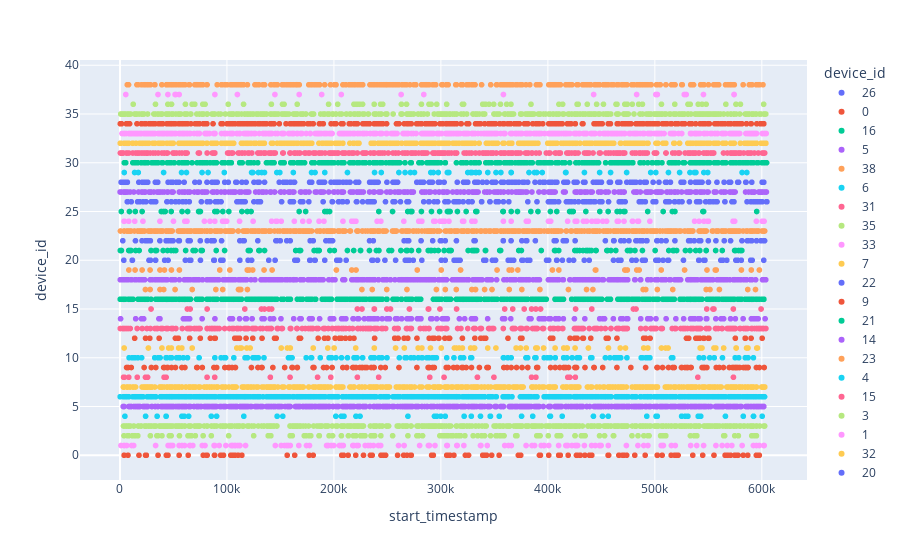

The cell this chart's notebook holds for it:
### Code cell
# random select
alarms_sample = alarms.sample(n=10000, random_state=1)

# view of device_id
px.scatter(alarms_sample, y='device_id', x='start_timestamp', color='device_id')

### Figure 1 — Plotly figure (JSON) as saved in the notebook; plotly's stock layout.template omitted (floating-point values rounded to 4 significant figures; data arrays with more than 128 entries replaced by an {"elided": "..."} marker saying what was removed)
{"data": [{"hovertemplate": "device_id=%{y}<br>start_timestamp=%{x}<extra></extra>", "legendgroup": "26", "marker": {"color": "#636efa", "symbol": "circle"}, "mode": "markers", "name": "26", "showlegend": true, "type": "scattergl", "x": {"elided": "169 int values"}, "xaxis": "x", "y": {"elided": "169 int values"}, "yaxis": "y"}, {"hovertemplate": "device_id=%{y}<br>start_timestamp=%{x}<extra></extra>", "legendgroup": "0", "marker": {"color": "#EF553B", "symbol": "circle"}, "mode": "markers", "name": "0", "showlegend": true, "type": "scattergl", "x": [80912, 434567, 521721, 81485, 55305, 105460, 291322, 535472, 268237, 427240, 3866, 246350, 456793, 374459, 597131, 88513, 248313, 441064, 156314, 325835, 43354, 209064, 113947, 502332, 374607, 77842, 372406, 418973, 44897, 103572, 265211, 35570, 213308, 342701, 555299, 438829, 322887, 339110, 24687, 456712, 88326, 96746, 305436, 354414, 339195, 207255, 518511, 544718, 594864, 568007, 176909, 271771, 574627, 430206, 400794, 466351, 502239, 426717, 466638, 17789, 392123, 506825, 272347, 43728, 220372, 227656, 577259, 94104, 292928, 456281, 107598, 570714, 411619, 110537, 23900, 393026, 306059, 410090, 519992, 180605, 515239, 312151, 235782, 427382, 577727, 469871, 340817, 259513, 430193, 234118, 597665, 586879, 470883, 565649, 163322, 490930, 347447, 7487, 63784, 582605, 481238, 244005, 574854, 308437, 473646], "xaxis": "x", "y": [0, 0, 0, 0, 0, 0, 0, 0, 0, 0, 0, 0, 0, 0, 0, 0, 0, 0, 0, 0, 0, 0, 0, 0, 0, 0, 0, 0, 0, 0, 0, 0, 0, 0, 0, 0, 0, 0, 0, 0, 0, 0, 0, 0, 0, 0, 0, 0, 0, 0, 0, 0, 0, 0, 0, 0, 0, 0, 0, 0, 0, 0, 0, 0, 0, 0, 0, 0, 0, 0, 0, 0, 0, 0, 0, 0, 0, 0, 0, 0, 0, 0, 0, 0, 0, 0, 0, 0, 0, 0, 0, 0, 0, 0, 0, 0, 0, 0, 0, 0, 0, 0, 0, 0, 0], "yaxis": "y"}, {"hovertemplate": "device_id=%{y}<br>start_timestamp=%{x}<extra></extra>", "legendgroup": "16", "marker": {"color": "#00cc96", "symbol": "circle"}, "mode": "markers", "name": "16", "showlegend": true, "type": "scattergl", "x": {"elided": "533 int values"}, "xaxis": "x", "y": {"elided": "533 int values"}, "yaxis": "y"}, {"hovertemplate": "device_id=%{y}<br>start_timestamp=%{x}<extra></extra>", "legendgroup": "5", "marker": {"color": "#ab63fa", "symbol": "circle"}, "mode": "markers", "name": "5", "showlegend": true, "type": "scattergl", "x": {"elided": "661 int values"}, "xaxis": "x", "y": {"elided": "661 int values"}, "yaxis": "y"}, {"hovertemplate": "device_id=%{y}<br>start_timestamp=%{x}<extra></extra>", "legendgroup": "38", "marker": {"color": "#FFA15A", "symbol": "circle"}, "mode": "markers", "name": "38", "showlegend": true, "type": "scattergl", "x": {"elided": "367 int values"}, "xaxis": "x", "y": {"elided": "367 int values"}, "yaxis": "y"}, {"hovertemplate": "device_id=%{y}<br>start_timestamp=%{x}<extra></extra>", "legendgroup": "6", "marker": {"color": "#19d3f3", "symbol": "circle"}, "mode": "markers", "name": "6", "showlegend": true, "type": "scattergl", "x": {"elided": "803 int values"}, "xaxis": "x", "y": {"elided": "803 int values"}, "yaxis": "y"}, {"hovertemplate": "device_id=%{y}<br>start_timestamp=%{x}<extra></extra>", "legendgroup": "31", "marker": {"color": "#FF6692", "symbol": "circle"}, "mode": "markers", "name": "31", "showlegend": true, "type": "scattergl", "x": {"elided": "392 int values"}, "xaxis": "x", "y": {"elided": "392 int values"}, "yaxis": "y"}, {"hovertemplate": "device_id=%{y}<br>start_timestamp=%{x}<extra></extra>", "legendgroup": "35", "marker": {"color": "#B6E880", "symbol": "circle"}, "mode": "markers", "name": "35", "showlegend": true, "type": "scattergl", "x": {"elided": "490 int values"}, "xaxis": "x", "y": {"elided": "490 int values"}, "yaxis": "y"}, {"hovertemplate": "device_id=%{y}<br>start_timestamp=%{x}<extra></extra>", "legendgroup": "33", "marker": {"color": "#FF97FF", "symbol": "circle"}, "mode": "markers", "name": "33", "showlegend": true, "type": "scattergl", "x": {"elided": "609 int values"}, "xaxis": "x", "y": {"elided": "609 int values"}, "yaxis": "y"}, {"hovertemplate": "device_id=%{y}<br>start_timestamp=%{x}<extra></extra>", "legendgroup": "7", "marker": {"color": "#FECB52", "symbol": "circle"}, "mode": "markers", "name": "7", "showlegend": true, "type": "scattergl", "x": {"elided": "539 int values"}, "xaxis": "x", "y": {"elided": "539 int values"}, "yaxis": "y"}, {"hovertemplate": "device_id=%{y}<br>start_timestamp=%{x}<extra></extra>", "legendgroup": "22", "marker": {"color": "#636efa", "symbol": "circle"}, "mode": "markers", "name": "22", "showlegend": true, "type": "scattergl", "x": [471256, 65604, 269890, 48880, 330960, 300370, 594959, 196833, 542897, 23902, 43194, 581398, 488381, 128850, 414355, 502322, 268612, 314525, 379551, 541334, 180667, 43154, 47900, 155907, 589897, 149817, 115046, 461842, 37298, 453744, 198764, 536746, 417299, 483435, 536780, 570773, 112066, 299488, 482281, 486416, 518780, 146680, 501793, 461559, 304067, 388323, 265609, 586367, 587062, 602592, 380288, 20621, 25830, 502220, 49667, 599123, 14488, 425470, 292313, 590616, 54965, 24766, 94954, 159151, 2609, 492026, 145742, 43217, 55051, 488437, 55527, 177773, 233284, 28428, 75071, 43584, 468150, 595099, 492619, 365578, 87877, 331995, 192507, 87978, 358322, 358282, 281465, 414529, 564866, 45331, 510490, 416794, 85371, 195436, 65151, 533321, 81490, 531580, 63770, 116122, 601715, 557100, 54939, 236807, 541734, 461535, 506137, 475793, 85466, 405907, 549983, 407679, 375667], "xaxis": "x", "y": [22, 22, 22, 22, 22, 22, 22, 22, 22, 22, 22, 22, 22, 22, 22, 22, 22, 22, 22, 22, 22, 22, 22, 22, 22, 22, 22, 22, 22, 22, 22, 22, 22, 22, 22, 22, 22, 22, 22, 22, 22, 22, 22, 22, 22, 22, 22, 22, 22, 22, 22, 22, 22, 22, 22, 22, 22, 22, 22, 22, 22, 22, 22, 22, 22, 22, 22, 22, 22, 22, 22, 22, 22, 22, 22, 22, 22, 22, 22, 22, 22, 22, 22, 22, 22, 22, 22, 22, 22, 22, 22, 22, 22, 22, 22, 22, 22, 22, 22, 22, 22, 22, 22, 22, 22, 22, 22, 22, 22, 22, 22, 22, 22], "yaxis": "y"}, {"hovertemplate": "device_id=%{y}<br>start_timestamp=%{x}<extra></extra>", "legendgroup": "9", "marker": {"color": "#EF553B", "symbol": "circle"}, "mode": "markers", "name": "9", "showlegend": true, "type": "scattergl", "x": {"elided": "141 int values"}, "xaxis": "x", "y": {"elided": "141 int values"}, "yaxis": "y"}, {"hovertemplate": "device_id=%{y}<br>start_timestamp=%{x}<extra></extra>", "legendgroup": "21", "marker": {"color": "#00cc96", "symbol": "circle"}, "mode": "markers", "name": "21", "showlegend": true, "type": "scattergl", "x": [10332, 196252, 76925, 130541, 436853, 44326, 477519, 517880, 224941, 17943, 574543, 29016, 218488, 440770, 253855, 279244, 578197, 50195, 406216, 121634, 481428, 297607, 267779, 354962, 580112, 520351, 212629, 513008, 410155, 52196, 181462, 294089, 164229, 119976, 458954, 330592, 168818, 455122, 329089, 8182, 167633, 33114, 97801, 239747, 547900, 47795, 290207, 135137, 61366, 542011, 251473, 575569, 308900, 272463, 186138, 538197, 267674, 331912, 40329, 325447, 393826, 291279, 233236, 425201, 242075, 14627, 333565, 224856, 407276, 372743, 427261, 437130, 307370, 186234, 331040, 1361, 184397, 355874, 268707, 375255, 500260, 548107, 288130, 302976, 474420, 528602, 435530, 463499, 341597, 200420, 89980, 262579, 341768, 581343, 129808, 429693, 75796, 9439, 455851, 488399, 444806, 563024, 33109, 556821, 532883, 432820, 439000, 183950, 445109, 309567, 516894, 476434, 333, 34212, 70410, 68320], "xaxis": "x", "y": [21, 21, 21, 21, 21, 21, 21, 21, 21, 21, 21, 21, 21, 21, 21, 21, 21, 21, 21, 21, 21, 21, 21, 21, 21, 21, 21, 21, 21, 21, 21, 21, 21, 21, 21, 21, 21, 21, 21, 21, 21, 21, 21, 21, 21, 21, 21, 21, 21, 21, 21, 21, 21, 21, 21, 21, 21, 21, 21, 21, 21, 21, 21, 21, 21, 21, 21, 21, 21, 21, 21, 21, 21, 21, 21, 21, 21, 21, 21, 21, 21, 21, 21, 21, 21, 21, 21, 21, 21, 21, 21, 21, 21, 21, 21, 21, 21, 21, 21, 21, 21, 21, 21, 21, 21, 21, 21, 21, 21, 21, 21, 21, 21, 21, 21, 21], "yaxis": "y"}, {"hovertemplate": "device_id=%{y}<br>start_timestamp=%{x}<extra></extra>", "legendgroup": "14", "marker": {"color": "#ab63fa", "symbol": "circle"}, "mode": "markers", "name": "14", "showlegend": true, "type": "scattergl", "x": {"elided": "151 int values"}, "xaxis": "x", "y": {"elided": "151 int values"}, "yaxis": "y"}, {"hovertemplate": "device_id=%{y}<br>start_timestamp=%{x}<extra></extra>", "legendgroup": "23", "marker": {"color": "#FFA15A", "symbol": "circle"}, "mode": "markers", "name": "23", "showlegend": true, "type": "scattergl", "x": {"elided": "617 int values"}, "xaxis": "x", "y": {"elided": "617 int values"}, "yaxis": "y"}, {"hovertemplate": "device_id=%{y}<br>start_timestamp=%{x}<extra></extra>", "legendgroup": "4", "marker": {"color": "#19d3f3", "symbol": "circle"}, "mode": "markers", "name": "4", "showlegend": true, "type": "scattergl", "x": [592180, 540522, 34729, 456427, 401904, 206923, 43168, 201752, 542897, 502280, 451077, 528270, 60039, 299867, 337008, 220657, 269193, 4605, 582652, 64188, 208368, 385836, 90356, 402018, 565983, 304080, 501095, 346325, 23938, 152178, 57875, 85392, 43087, 592249, 354538, 525029, 402436, 224398, 146896, 296222, 530913, 220598, 600325, 209418, 293998, 413404, 321715, 346071, 328429, 442604, 375403, 115765, 492454], "xaxis": "x", "y": [4, 4, 4, 4, 4, 4, 4, 4, 4, 4, 4, 4, 4, 4, 4, 4, 4, 4, 4, 4, 4, 4, 4, 4, 4, 4, 4, 4, 4, 4, 4, 4, 4, 4, 4, 4, 4, 4, 4, 4, 4, 4, 4, 4, 4, 4, 4, 4, 4, 4, 4, 4, 4], "yaxis": "y"}, {"hovertemplate": "device_id=%{y}<br>start_timestamp=%{x}<extra></extra>", "legendgroup": "15", "marker": {"color": "#FF6692", "symbol": "circle"}, "mode": "markers", "name": "15", "showlegend": true, "type": "scattergl", "x": [299112, 81461, 252872, 555267, 425880, 141753, 359589, 482391, 65593, 288627, 377864, 314635, 548511, 249508, 270586, 554342, 479973, 441087, 226234, 388779, 135053, 288237, 573405, 132281, 393160, 116689, 62964, 599293, 367128, 139224, 237841, 29034, 221929, 384739, 237665], "xaxis": "x", "y": [15, 15, 15, 15, 15, 15, 15, 15, 15, 15, 15, 15, 15, 15, 15, 15, 15, 15, 15, 15, 15, 15, 15, 15, 15, 15, 15, 15, 15, 15, 15, 15, 15, 15, 15], "yaxis": "y"}, {"hovertemplate": "device_id=%{y}<br>start_timestamp=%{x}<extra></extra>", "legendgroup": "3", "marker": {"color": "#B6E880", "symbol": "circle"}, "mode": "markers", "name": "3", "showlegend": true, "type": "scattergl", "x": {"elided": "577 int values"}, "xaxis": "x", "y": {"elided": "577 int values"}, "yaxis": "y"}, {"hovertemplate": "device_id=%{y}<br>start_timestamp=%{x}<extra></extra>", "legendgroup": "1", "marker": {"color": "#FF97FF", "symbol": "circle"}, "mode": "markers", "name": "1", "showlegend": true, "type": "scattergl", "x": [105165, 105376, 159234, 539129, 379602, 449771, 57917, 337018, 221344, 337414, 365877, 236996, 193131, 110090, 107762, 98990, 410030, 88083, 489610, 65117, 288335, 55269, 507544, 12792, 519139, 174350, 112155, 306058, 194650, 79494, 426725, 493527, 197525, 241530, 363184, 107597, 934, 199829, 505916, 150715, 46696, 321467, 222725, 507993, 155881, 387581, 484191, 76934, 88601, 49264, 87994, 265595, 231978, 218161, 444272, 393710, 167199, 289305, 111801, 305546, 33287, 280074, 68105, 343319, 562903, 44989, 177173, 396283, 294486, 194506, 107771, 422479, 602181, 243714, 515482, 10850, 557102, 567749, 218559, 425464, 448385, 440833, 92778, 592128, 581570, 416783, 572009, 545522, 157293, 359619, 400792, 314851, 206983, 104063, 153817, 594965, 217615, 6275, 47617, 418677, 434160, 260381, 65723, 533463, 418070, 597636, 601817, 427806, 396561, 456434, 315215, 208778, 448229, 60392, 385153, 288868, 473423, 448349, 3970, 205161, 234089, 117378, 145232, 229182, 3930], "xaxis": "x", "y": [1, 1, 1, 1, 1, 1, 1, 1, 1, 1, 1, 1, 1, 1, 1, 1, 1, 1, 1, 1, 1, 1, 1, 1, 1, 1, 1, 1, 1, 1, 1, 1, 1, 1, 1, 1, 1, 1, 1, 1, 1, 1, 1, 1, 1, 1, 1, 1, 1, 1, 1, 1, 1, 1, 1, 1, 1, 1, 1, 1, 1, 1, 1, 1, 1, 1, 1, 1, 1, 1, 1, 1, 1, 1, 1, 1, 1, 1, 1, 1, 1, 1, 1, 1, 1, 1, 1, 1, 1, 1, 1, 1, 1, 1, 1, 1, 1, 1, 1, 1, 1, 1, 1, 1, 1, 1, 1, 1, 1, 1, 1, 1, 1, 1, 1, 1, 1, 1, 1, 1, 1, 1, 1, 1, 1], "yaxis": "y"}, {"hovertemplate": "device_id=%{y}<br>start_timestamp=%{x}<extra></extra>", "legendgroup": "32", "marker": {"color": "#FECB52", "symbol": "circle"}, "mode": "markers", "name": "32", "showlegend": true, "type": "scattergl", "x": {"elided": "436 int values"}, "xaxis": "x", "y": {"elided": "436 int values"}, "yaxis": "y"}, {"hovertemplate": "device_id=%{y}<br>start_timestamp=%{x}<extra></extra>", "legendgroup": "20", "marker": {"color": "#636efa", "symbol": "circle"}, "mode": "markers", "name": "20", "showlegend": true, "type": "scattergl", "x": [3601, 268365, 317898, 563598, 376848, 202590, 545720, 123054, 341934, 491027, 165915, 205576, 580836, 182030, 211446, 408443, 590993, 112086, 540979, 139085, 191421, 468334, 575720, 269100, 375695, 182465, 567262, 164430, 61115, 163417, 65076, 526761, 11637, 300406, 589593, 177376, 577386, 490003, 350720, 314613, 203214, 75234, 88137, 482430, 257645, 94210, 177890, 28508, 438638, 304047, 119761, 351061, 512846, 546762, 274168, 503299, 507671, 247674, 316514, 383113, 44945, 66252, 235472, 27138, 236195, 33267, 413585, 380656, 236455, 461355, 400798, 312338, 419846, 270557, 88154, 503527, 561653, 424009, 88095, 340036, 465784, 398749, 33289, 478590, 96278, 500910, 41726, 546778, 488348, 434016, 266680, 365507, 408166, 541415, 87673, 11418, 362889, 601803, 368031, 512121, 240768, 282179, 144997, 348107], "xaxis": "x", "y": [20, 20, 20, 20, 20, 20, 20, 20, 20, 20, 20, 20, 20, 20, 20, 20, 20, 20, 20, 20, 20, 20, 20, 20, 20, 20, 20, 20, 20, 20, 20, 20, 20, 20, 20, 20, 20, 20, 20, 20, 20, 20, 20, 20, 20, 20, 20, 20, 20, 20, 20, 20, 20, 20, 20, 20, 20, 20, 20, 20, 20, 20, 20, 20, 20, 20, 20, 20, 20, 20, 20, 20, 20, 20, 20, 20, 20, 20, 20, 20, 20, 20, 20, 20, 20, 20, 20, 20, 20, 20, 20, 20, 20, 20, 20, 20, 20, 20, 20, 20, 20, 20, 20, 20], "yaxis": "y"}, {"hovertemplate": "device_id=%{y}<br>start_timestamp=%{x}<extra></extra>", "legendgroup": "34", "marker": {"color": "#EF553B", "symbol": "circle"}, "mode": "markers", "name": "34", "showlegend": true, "type": "scattergl", "x": {"elided": "373 int values"}, "xaxis": "x", "y": {"elided": "373 int values"}, "yaxis": "y"}, {"hovertemplate": "device_id=%{y}<br>start_timestamp=%{x}<extra></extra>", "legendgroup": "30", "marker": {"color": "#00cc96", "symbol": "circle"}, "mode": "markers", "name": "30", "showlegend": true, "type": "scattergl", "x": {"elided": "340 int values"}, "xaxis": "x", "y": {"elided": "340 int values"}, "yaxis": "y"}, {"hovertemplate": "device_id=%{y}<br>start_timestamp=%{x}<extra></extra>", "legendgroup": "18", "marker": {"color": "#ab63fa", "symbol": "circle"}, "mode": "markers", "name": "18", "showlegend": true, "type": "scattergl", "x": {"elided": "465 int values"}, "xaxis": "x", "y": {"elided": "465 int values"}, "yaxis": "y"}, {"hovertemplate": "device_id=%{y}<br>start_timestamp=%{x}<extra></extra>", "legendgroup": "17", "marker": {"color": "#FFA15A", "symbol": "circle"}, "mode": "markers", "name": "17", "showlegend": true, "type": "scattergl", "x": [489043, 516745, 419251, 340857, 112963, 23809, 594074, 392576, 332356, 28195, 502353, 295800, 332302, 235787, 363883, 51503, 491492, 119146, 547991, 67547, 96018, 436146, 347779, 226178, 551535, 249389, 40918, 560355, 314391, 111566, 111774, 268291, 442093, 89633, 304145, 375691, 37410, 328950, 110802, 586830], "xaxis": "x", "y": [17, 17, 17, 17, 17, 17, 17, 17, 17, 17, 17, 17, 17, 17, 17, 17, 17, 17, 17, 17, 17, 17, 17, 17, 17, 17, 17, 17, 17, 17, 17, 17, 17, 17, 17, 17, 17, 17, 17, 17], "yaxis": "y"}, {"hovertemplate": "device_id=%{y}<br>start_timestamp=%{x}<extra></extra>", "legendgroup": "10", "marker": {"color": "#19d3f3", "symbol": "circle"}, "mode": "markers", "name": "10", "showlegend": true, "type": "scattergl", "x": [220648, 388871, 226831, 8528, 54808, 55097, 592126, 48349, 179107, 261192, 458013, 88716, 43064, 134623, 201837, 440702, 406910, 35598, 46904, 453746, 305427, 266508, 473919, 286787, 379520, 20245, 516767, 515579, 119136, 396530, 37495, 318362, 328695, 271865, 63124, 98701, 267841, 157532, 295802, 321212, 129206, 16582, 429498, 16771, 212618, 221636, 187254, 493460, 487239, 237873, 578417, 282652, 126649, 468112, 465836, 365669, 249614, 244847, 106438, 116907, 491555, 292123, 11492, 422694, 118928, 555528, 35928, 274785, 197326, 124322, 441143, 462137, 94503, 414732, 218844, 242083, 488373, 417739, 387874, 97502, 358745, 584535, 575112, 312229, 282165, 218792, 55630, 195497, 237625, 234670, 178775, 55071, 73954, 563207, 178747, 541434, 587142, 174052, 362495, 207089, 198008, 55471, 381090, 402418, 236906, 399658, 463844, 160836, 327852, 551290, 125664, 358414, 32466, 129217, 427354, 59194, 545594, 289048, 278844, 52963, 13809, 226805, 440029, 43817, 293279, 495381, 159646], "xaxis": "x", "y": [10, 10, 10, 10, 10, 10, 10, 10, 10, 10, 10, 10, 10, 10, 10, 10, 10, 10, 10, 10, 10, 10, 10, 10, 10, 10, 10, 10, 10, 10, 10, 10, 10, 10, 10, 10, 10, 10, 10, 10, 10, 10, 10, 10, 10, 10, 10, 10, 10, 10, 10, 10, 10, 10, 10, 10, 10, 10, 10, 10, 10, 10, 10, 10, 10, 10, 10, 10, 10, 10, 10, 10, 10, 10, 10, 10, 10, 10, 10, 10, 10, 10, 10, 10, 10, 10, 10, 10, 10, 10, 10, 10, 10, 10, 10, 10, 10, 10, 10, 10, 10, 10, 10, 10, 10, 10, 10, 10, 10, 10, 10, 10, 10, 10, 10, 10, 10, 10, 10, 10, 10, 10, 10, 10, 10, 10, 10], "yaxis": "y"}, {"hovertemplate": "device_id=%{y}<br>start_timestamp=%{x}<extra></extra>", "legendgroup": "13", "marker": {"color": "#FF6692", "symbol": "circle"}, "mode": "markers", "name": "13", "showlegend": true, "type": "scattergl", "x": {"elided": "304 int values"}, "xaxis": "x", "y": {"elided": "304 int values"}, "yaxis": "y"}, {"hovertemplate": "device_id=%{y}<br>start_timestamp=%{x}<extra></extra>", "legendgroup": "2", "marker": {"color": "#B6E880", "symbol": "circle"}, "mode": "markers", "name": "2", "showlegend": true, "type": "scattergl", "x": [124977, 565278, 300608, 533210, 340857, 85388, 594977, 177044, 311371, 226883, 411943, 311108, 425347, 55614, 452987, 306673, 218158, 434792, 141047, 77738, 371107, 220584, 433660, 505405, 302964, 28410, 593147, 34499, 238127, 390702, 282845, 16703, 359009, 409758, 226828, 46485, 322423, 431287, 318469, 539283, 236999, 101599, 65834, 317135, 213526, 392690, 47814, 254866, 186342, 408631, 309479, 448291, 509861, 493532, 578076, 35454, 8176, 330137, 358442, 39250, 369898, 505644, 390749, 224864, 507567, 11610, 186064, 351462, 269194, 425422, 352495, 178384, 478596, 14042, 206959, 317690, 355736, 177359, 536715, 461208, 299021, 489715, 7107, 510048, 229047, 346426, 161076, 434677, 195450, 66780, 279342, 334428, 63602, 198761, 410879, 70447, 400388, 337998, 64779, 46117, 172245, 590571, 494581, 461508, 564318, 314493, 305316, 237703, 243886, 277568, 174112, 234653, 538522, 574673, 13803, 311012, 237359, 3764, 389627, 355350, 510284, 11844, 138554, 159097, 484236], "xaxis": "x", "y": [2, 2, 2, 2, 2, 2, 2, 2, 2, 2, 2, 2, 2, 2, 2, 2, 2, 2, 2, 2, 2, 2, 2, 2, 2, 2, 2, 2, 2, 2, 2, 2, 2, 2, 2, 2, 2, 2, 2, 2, 2, 2, 2, 2, 2, 2, 2, 2, 2, 2, 2, 2, 2, 2, 2, 2, 2, 2, 2, 2, 2, 2, 2, 2, 2, 2, 2, 2, 2, 2, 2, 2, 2, 2, 2, 2, 2, 2, 2, 2, 2, 2, 2, 2, 2, 2, 2, 2, 2, 2, 2, 2, 2, 2, 2, 2, 2, 2, 2, 2, 2, 2, 2, 2, 2, 2, 2, 2, 2, 2, 2, 2, 2, 2, 2, 2, 2, 2, 2, 2, 2, 2, 2, 2, 2], "yaxis": "y"}, {"hovertemplate": "device_id=%{y}<br>start_timestamp=%{x}<extra></extra>", "legendgroup": "24", "marker": {"color": "#FF97FF", "symbol": "circle"}, "mode": "markers", "name": "24", "showlegend": true, "type": "scattergl", "x": [84135, 243889, 265370, 537139, 464821, 594902, 573123, 146696, 124455, 436236, 282206, 331856, 299285, 381089, 50036, 145762, 176756, 466003, 321329, 98521, 574085, 454890, 328932, 444680, 8183, 483955, 218776, 190682, 541378, 21485, 400581, 418464, 320264, 95928, 62638, 549314, 37349, 425470, 446652, 281952, 574628, 240350, 549976, 433231, 162990, 3966, 402634, 111758, 379877, 550047, 78925, 321249, 381720, 141775, 88673, 545979, 96172, 479028, 60569, 451285, 427111, 303587, 13811, 208486, 426730, 441132, 471177, 479336, 307546, 216615, 600391, 150746, 99759, 170920, 294618, 573369, 293258, 495339, 400788, 220587, 365685, 218456, 602123, 279302, 3826, 301482, 358428, 186080, 484715], "xaxis": "x", "y": [24, 24, 24, 24, 24, 24, 24, 24, 24, 24, 24, 24, 24, 24, 24, 24, 24, 24, 24, 24, 24, 24, 24, 24, 24, 24, 24, 24, 24, 24, 24, 24, 24, 24, 24, 24, 24, 24, 24, 24, 24, 24, 24, 24, 24, 24, 24, 24, 24, 24, 24, 24, 24, 24, 24, 24, 24, 24, 24, 24, 24, 24, 24, 24, 24, 24, 24, 24, 24, 24, 24, 24, 24, 24, 24, 24, 24, 24, 24, 24, 24, 24, 24, 24, 24, 24, 24, 24, 24], "yaxis": "y"}, {"hovertemplate": "device_id=%{y}<br>start_timestamp=%{x}<extra></extra>", "legendgroup": "11", "marker": {"color": "#FECB52", "symbol": "circle"}, "mode": "markers", "name": "11", "showlegend": true, "type": "scattergl", "x": [512390, 595259, 57867, 54864, 290283, 417677, 555283, 150723, 425406, 194270, 390019, 200182, 542327, 585733, 493478, 331469, 437893, 257631, 418080, 506191, 112057, 39214, 395971, 472565, 557003, 343785, 300298, 314486, 282245, 414812, 26570, 587065, 510172, 156472, 351449, 576091, 312680, 45511, 159222, 113517, 406758, 327785, 320105, 379754, 489587, 237741, 67495, 220371, 374376, 389318, 180653, 109212, 118555, 544085, 278699, 317049, 158973, 330881, 265844, 595889, 456631, 3865, 467634, 564321, 121654, 388740, 48050, 370300, 575917], "xaxis": "x", "y": [11, 11, 11, 11, 11, 11, 11, 11, 11, 11, 11, 11, 11, 11, 11, 11, 11, 11, 11, 11, 11, 11, 11, 11, 11, 11, 11, 11, 11, 11, 11, 11, 11, 11, 11, 11, 11, 11, 11, 11, 11, 11, 11, 11, 11, 11, 11, 11, 11, 11, 11, 11, 11, 11, 11, 11, 11, 11, 11, 11, 11, 11, 11, 11, 11, 11, 11, 11, 11], "yaxis": "y"}, {"hovertemplate": "device_id=%{y}<br>start_timestamp=%{x}<extra></extra>", "legendgroup": "28", "marker": {"color": "#636efa", "symbol": "circle"}, "mode": "markers", "name": "28", "showlegend": true, "type": "scattergl", "x": {"elided": "192 int values"}, "xaxis": "x", "y": {"elided": "192 int values"}, "yaxis": "y"}, {"hovertemplate": "device_id=%{y}<br>start_timestamp=%{x}<extra></extra>", "legendgroup": "12", "marker": {"color": "#EF553B", "symbol": "circle"}, "mode": "markers", "name": "12", "showlegend": true, "type": "scattergl", "x": [65138, 331760, 456350, 545932, 289025, 54572, 205115, 600299, 88481, 307423, 584415, 75099, 404189, 575255, 265611, 185276, 425585, 107287, 206969, 531121, 440106, 218740, 432617, 531647, 256958, 36601, 542023, 168769, 337230, 464591, 27881, 293245, 194400, 374481, 529552, 545520, 375791, 84489, 109515, 546070, 549973, 425064, 117843, 111720, 297920, 495597, 433228, 489519, 167501, 124133, 210841, 256835, 88689, 89102, 538307, 340100, 146025, 320102, 550542, 404630, 260051, 303723, 201114, 144474, 88759, 491468, 238042, 269053, 426700, 191169, 427353, 292280, 539969, 132784, 298163, 584629, 277618, 214914, 362731, 420704, 341897, 308140, 454538, 23883, 589981, 51829, 13714, 402410, 293840, 293734], "xaxis": "x", "y": [12, 12, 12, 12, 12, 12, 12, 12, 12, 12, 12, 12, 12, 12, 12, 12, 12, 12, 12, 12, 12, 12, 12, 12, 12, 12, 12, 12, 12, 12, 12, 12, 12, 12, 12, 12, 12, 12, 12, 12, 12, 12, 12, 12, 12, 12, 12, 12, 12, 12, 12, 12, 12, 12, 12, 12, 12, 12, 12, 12, 12, 12, 12, 12, 12, 12, 12, 12, 12, 12, 12, 12, 12, 12, 12, 12, 12, 12, 12, 12, 12, 12, 12, 12, 12, 12, 12, 12, 12, 12], "yaxis": "y"}, {"hovertemplate": "device_id=%{y}<br>start_timestamp=%{x}<extra></extra>", "legendgroup": "25", "marker": {"color": "#00cc96", "symbol": "circle"}, "mode": "markers", "name": "25", "showlegend": true, "type": "scattergl", "x": [119006, 358002, 90765, 272878, 191470, 88684, 390750, 96125, 38651, 20684, 122547, 471999, 254782, 195923, 40639, 371605, 402407, 516363, 358361, 333597, 173532, 193566, 281808, 241967, 493310, 63227, 435515, 271485, 308608, 101761, 408331, 423709, 332615, 323581, 268995, 1283, 291214, 365705, 14361, 47901, 545573, 470941, 467410, 518766, 422084, 8841, 306104, 272863, 464715, 113992, 315452, 544912, 420293, 73505, 507753, 42306, 75185, 307340, 298787, 384103, 58002, 595196, 167506, 456327, 448542, 73688], "xaxis": "x", "y": [25, 25, 25, 25, 25, 25, 25, 25, 25, 25, 25, 25, 25, 25, 25, 25, 25, 25, 25, 25, 25, 25, 25, 25, 25, 25, 25, 25, 25, 25, 25, 25, 25, 25, 25, 25, 25, 25, 25, 25, 25, 25, 25, 25, 25, 25, 25, 25, 25, 25, 25, 25, 25, 25, 25, 25, 25, 25, 25, 25, 25, 25, 25, 25, 25, 25], "yaxis": "y"}, {"hovertemplate": "device_id=%{y}<br>start_timestamp=%{x}<extra></extra>", "legendgroup": "27", "marker": {"color": "#ab63fa", "symbol": "circle"}, "mode": "markers", "name": "27", "showlegend": true, "type": "scattergl", "x": {"elided": "351 int values"}, "xaxis": "x", "y": {"elided": "351 int values"}, "yaxis": "y"}, {"hovertemplate": "device_id=%{y}<br>start_timestamp=%{x}<extra></extra>", "legendgroup": "19", "marker": {"color": "#FFA15A", "symbol": "circle"}, "mode": "markers", "name": "19", "showlegend": true, "type": "scattergl", "x": [118976, 55550, 300312, 120774, 352460, 318390, 548743, 483102, 363784, 485342, 410269, 202305, 366195, 472608, 48111, 220653, 28132, 14116, 8323, 371941, 580906, 527771, 557369, 119201, 277902, 20669, 102691, 505970, 444845, 142193, 37392, 134677, 597723, 444438, 404257, 124095, 556478, 474286, 471944, 216693, 93271, 590143, 41564], "xaxis": "x", "y": [19, 19, 19, 19, 19, 19, 19, 19, 19, 19, 19, 19, 19, 19, 19, 19, 19, 19, 19, 19, 19, 19, 19, 19, 19, 19, 19, 19, 19, 19, 19, 19, 19, 19, 19, 19, 19, 19, 19, 19, 19, 19, 19], "yaxis": "y"}, {"hovertemplate": "device_id=%{y}<br>start_timestamp=%{x}<extra></extra>", "legendgroup": "29", "marker": {"color": "#19d3f3", "symbol": "circle"}, "mode": "markers", "name": "29", "showlegend": true, "type": "scattergl", "x": [382344, 549457, 416526, 182350, 3997, 545794, 123006, 538409, 124176, 332423, 523136, 496100, 290572, 306062, 146653, 356079, 473604, 297586, 585995, 135106, 76708, 149450, 82311, 332955, 389636, 328181, 179079, 434168, 271535, 212672, 132472, 57534, 581527, 162050, 327794, 244275, 500908, 292953, 512719, 351515, 13658, 266476, 17122, 394736, 458599, 365699, 329228, 387478, 191461, 129382, 365779, 40780, 532831, 62155, 275312, 260737, 237970, 97536, 343837, 536901, 325107, 365604, 416941, 335757, 307461, 448365], "xaxis": "x", "y": [29, 29, 29, 29, 29, 29, 29, 29, 29, 29, 29, 29, 29, 29, 29, 29, 29, 29, 29, 29, 29, 29, 29, 29, 29, 29, 29, 29, 29, 29, 29, 29, 29, 29, 29, 29, 29, 29, 29, 29, 29, 29, 29, 29, 29, 29, 29, 29, 29, 29, 29, 29, 29, 29, 29, 29, 29, 29, 29, 29, 29, 29, 29, 29, 29, 29], "yaxis": "y"}, {"hovertemplate": "device_id=%{y}<br>start_timestamp=%{x}<extra></extra>", "legendgroup": "8", "marker": {"color": "#FF6692", "symbol": "circle"}, "mode": "markers", "name": "8", "showlegend": true, "type": "scattergl", "x": [197062, 88569, 158980, 140556, 43136, 25816, 81396, 334113, 8211, 302916, 388825, 41226, 4041, 425665, 418610, 221917, 573468, 420376, 349580, 23865, 289595, 420393, 3379, 384738, 241811, 334126, 184714, 540177, 16158], "xaxis": "x", "y": [8, 8, 8, 8, 8, 8, 8, 8, 8, 8, 8, 8, 8, 8, 8, 8, 8, 8, 8, 8, 8, 8, 8, 8, 8, 8, 8, 8, 8], "yaxis": "y"}, {"hovertemplate": "device_id=%{y}<br>start_timestamp=%{x}<extra></extra>", "legendgroup": "36", "marker": {"color": "#B6E880", "symbol": "circle"}, "mode": "markers", "name": "36", "showlegend": true, "type": "scattergl", "x": [601726, 115513, 69959, 580001, 290903, 47953, 151944, 263071, 305370, 223903, 48188, 243622, 245598, 361497, 349367, 540550, 77418, 518639, 506185, 463700, 410332, 165676, 195016, 141541, 478907, 320121, 533063, 339084, 341639, 384212, 413806, 471922, 365514, 226768, 547959, 288877, 267865, 575817, 153391, 101179, 281803, 12386, 344961, 544150, 221490, 445573, 473564, 221439, 484877, 44738, 203508, 488387, 451969, 237640, 67430, 33200, 218768, 218793, 530990, 320988, 427324, 474187, 436832, 566397, 428372, 61154, 79536, 355702, 464618, 321249, 296080], "xaxis": "x", "y": [36, 36, 36, 36, 36, 36, 36, 36, 36, 36, 36, 36, 36, 36, 36, 36, 36, 36, 36, 36, 36, 36, 36, 36, 36, 36, 36, 36, 36, 36, 36, 36, 36, 36, 36, 36, 36, 36, 36, 36, 36, 36, 36, 36, 36, 36, 36, 36, 36, 36, 36, 36, 36, 36, 36, 36, 36, 36, 36, 36, 36, 36, 36, 36, 36, 36, 36, 36, 36, 36, 36], "yaxis": "y"}, {"hovertemplate": "device_id=%{y}<br>start_timestamp=%{x}<extra></extra>", "legendgroup": "37", "marker": {"color": "#FF97FF", "symbol": "circle"}, "mode": "markers", "name": "37", "showlegend": true, "type": "scattergl", "x": [109768, 574094, 502350, 188523, 358456, 167490, 500922, 442778, 206891, 545459, 44795, 284009, 482972, 5434, 55329, 144869, 262820, 51496, 35540, 529323, 574004, 527495, 52188, 88749], "xaxis": "x", "y": [37, 37, 37, 37, 37, 37, 37, 37, 37, 37, 37, 37, 37, 37, 37, 37, 37, 37, 37, 37, 37, 37, 37, 37], "yaxis": "y"}], "layout": {"legend": {"title": {"text": "device_id"}, "tracegroupgap": 0}, "margin": {"t": 60}, "xaxis": {"anchor": "y", "domain": [0, 1], "title": {"text": "start_timestamp"}}, "yaxis": {"anchor": "x", "categoryarray": [37, 36, 8, 29, 19, 27, 25, 12, 28, 11, 24, 2, 13, 10, 17, 18, 30, 34, 20, 32, 1, 3, 15, 4, 23, 14, 21, 9, 22, 7, 33, 35, 31, 6, 38, 5, 16, 0, 26], "categoryorder": "array", "domain": [0, 1], "title": {"text": "device_id"}}}}
